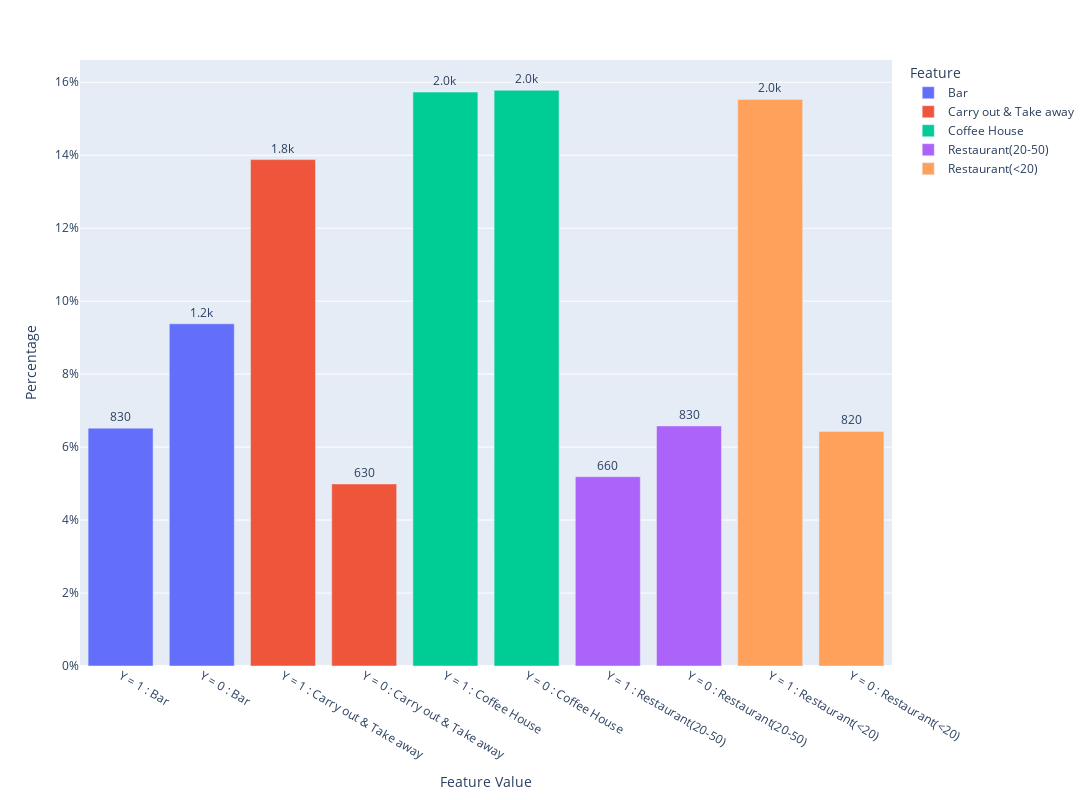

Notebook code for this chart:
### Markdown cell above
#### 5. Use a bar plot to visualize the `coupon` column.

### Code cell
df = Filter_Dataframe(data,{'coupon':[]},'',Y)[1]
barchart(df,Y).show()

### Figure 1 — Plotly figure (JSON) as saved in the notebook; plotly's stock layout.template omitted (floating-point values rounded to 4 significant figures)
{"data": [{"alignmentgroup": "True", "customdata": [[827, "N", "Y = 1"], [1190, "N", "Y = 0"]], "hovertemplate": "Feature=Bar<br>Percentage=%{y}<br>Row Count=%{customdata[0]}<br>Filter=%{customdata[1]}<extra></extra>", "legendgroup": "Bar", "marker": {"color": "#636efa", "pattern": {"shape": ""}}, "name": "Bar", "offsetgroup": "Bar", "orientation": "v", "showlegend": true, "text": [827, 1190], "textposition": "outside", "texttemplate": "%{text:.2s}", "type": "bar", "x": ["Y = 1 : Bar", "Y = 0 : Bar"], "xaxis": "x", "y": [6.52, 9.38], "yaxis": "y"}, {"alignmentgroup": "True", "customdata": [[1760, "N", "Y = 1"], [633, "N", "Y = 0"]], "hovertemplate": "Feature=Carry out & Take away<br>Percentage=%{y}<br>Row Count=%{customdata[0]}<br>Filter=%{customdata[1]}<extra></extra>", "legendgroup": "Carry out & Take away", "marker": {"color": "#EF553B", "pattern": {"shape": ""}}, "name": "Carry out & Take away", "offsetgroup": "Carry out & Take away", "orientation": "v", "showlegend": true, "text": [1760, 633], "textposition": "outside", "texttemplate": "%{text:.2s}", "type": "bar", "x": ["Y = 1 : Carry out & Take away", "Y = 0 : Carry out & Take away"], "xaxis": "x", "y": [13.88, 4.99], "yaxis": "y"}, {"alignmentgroup": "True", "customdata": [[1995, "N", "Y = 1"], [2001, "N", "Y = 0"]], "hovertemplate": "Feature=Coffee House<br>Percentage=%{y}<br>Row Count=%{customdata[0]}<br>Filter=%{customdata[1]}<extra></extra>", "legendgroup": "Coffee House", "marker": {"color": "#00cc96", "pattern": {"shape": ""}}, "name": "Coffee House", "offsetgroup": "Coffee House", "orientation": "v", "showlegend": true, "text": [1995, 2001], "textposition": "outside", "texttemplate": "%{text:.2s}", "type": "bar", "x": ["Y = 1 : Coffee House", "Y = 0 : Coffee House"], "xaxis": "x", "y": [15.73, 15.78], "yaxis": "y"}, {"alignmentgroup": "True", "customdata": [[658, "N", "Y = 1"], [834, "N", "Y = 0"]], "hovertemplate": "Feature=Restaurant(20-50)<br>Percentage=%{y}<br>Row Count=%{customdata[0]}<br>Filter=%{customdata[1]}<extra></extra>", "legendgroup": "Restaurant(20-50)", "marker": {"color": "#ab63fa", "pattern": {"shape": ""}}, "name": "Restaurant(20-50)", "offsetgroup": "Restaurant(20-50)", "orientation": "v", "showlegend": true, "text": [658, 834], "textposition": "outside", "texttemplate": "%{text:.2s}", "type": "bar", "x": ["Y = 1 : Restaurant(20-50)", "Y = 0 : Restaurant(20-50)"], "xaxis": "x", "y": [5.19, 6.58], "yaxis": "y"}, {"alignmentgroup": "True", "customdata": [[1970, "N", "Y = 1"], [816, "N", "Y = 0"]], "hovertemplate": "Feature=Restaurant(<20)<br>Percentage=%{y}<br>Row Count=%{customdata[0]}<br>Filter=%{customdata[1]}<extra></extra>", "legendgroup": "Restaurant(<20)", "marker": {"color": "#FFA15A", "pattern": {"shape": ""}}, "name": "Restaurant(<20)", "offsetgroup": "Restaurant(<20)", "orientation": "v", "showlegend": true, "text": [1970, 816], "textposition": "outside", "texttemplate": "%{text:.2s}", "type": "bar", "x": ["Y = 1 : Restaurant(<20)", "Y = 0 : Restaurant(<20)"], "xaxis": "x", "y": [15.53, 6.43], "yaxis": "y"}], "layout": {"barmode": "relative", "height": 800, "legend": {"title": {"text": "Feature"}, "tracegroupgap": 0}, "margin": {"t": 60}, "showlegend": true, "width": 1200, "xaxis": {"anchor": "y", "domain": [0, 1], "title": {"text": "Feature Value"}}, "yaxis": {"anchor": "x", "domain": [0, 1], "ticksuffix": "%", "title": {"text": "Percentage"}}}}
